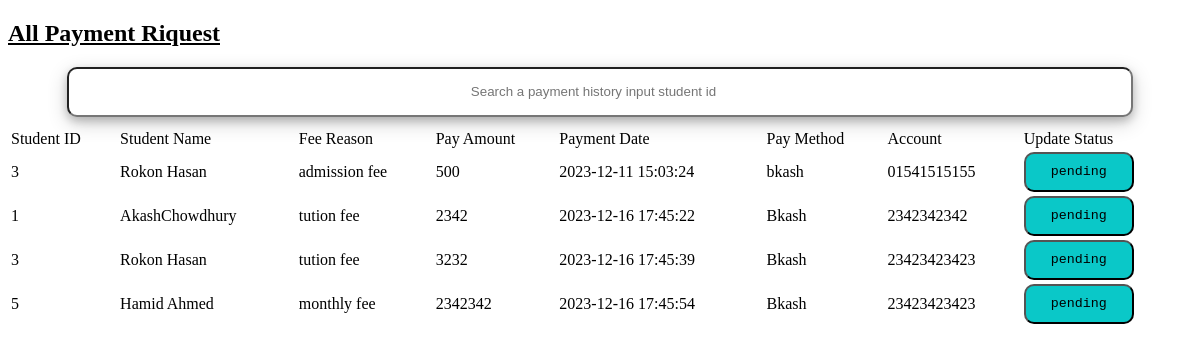
Page /admin/showpayriqu.php on the committed database.
### tables this page shows
CREATE TABLE `payment_history` (
  `voucher_no` int(11) NOT NULL,
  `student_id` int(11) NOT NULL,
  `name` varchar(50) NOT NULL,
  `gmail` varchar(50) NOT NULL,
  `fee_reason` varchar(30) NOT NULL,
  `total_fee` varchar(10) NOT NULL DEFAULT '10000',
  `payment_ammount` int(20) NOT NULL,
  `total_pay` varchar(20) NOT NULL,
  `payment_date` timestamp NOT NULL DEFAULT current_timestamp() ON UPDATE current_timestamp(),
  `payment_methode` varchar(20) NOT NULL,
  `account_no` varchar(20) NOT NULL,
  `current_due` varchar(20) NOT NULL,
  `payment_status` enum('pending','paid','','') NOT NULL DEFAULT 'pending',
  `accepting_date` varchar(100) NOT NULL,
  `accpt_date` varchar(20) NOT NULL,
  `today_collection` int(20) NOT NULL
);

### admin/showpayriqu.php (the view, shortened to what this page needs)
<?php
include "dbConnec.php";
?>
<!DOCTYPE html>
<html lang="en">
<head>
</head>
<body>
   <div class="container">
    <div class="row">
        <div class="col">
            <div class="row">
                <div class="col">
               <u> <h2 class="text-center"> All Payment Riquest </h2> </u>
                </div>
            </div>
            <input type="search" name="search " id="search" class="src" placeholder="Search a payment history input student id">
            <table id="showdata" class="table table-striped">
             <thead class="bg-secondary text-light">
             <tr>
                <td> Student ID</td>
                <td>Student Name</td>
                <td>Fee Reason</td>
                <td>Pay Amount</td>
                <td>Payment Date</td>
                <td>Pay Method</td>
                <td>Account</td>
                <td>Update Status</td>
            </tr>
             </thead>
        <?php
        $payRiqu = $connection->prepare("SELECT * FROM payment_history WHERE payment_status = 'pending'");
        $payRiqu->execute();
        while($row = $payRiqu->fetch(PDO::FETCH_ASSOC)){
        ?>
        <tr>
            <td>
                <?= $row['student_id']?>
            </td>
            <td>
                <?= $row['name']?>
            </td>
            <td>
                <?= $row['fee_reason']?>
            </td>
            <td>
                <?= $row['payment_ammount']?>
            </td>
            <td>
                <?= $row['payment_date']?>
            </td>
            <td>
                <?= $row['payment_methode']?>
            </td>
            <td>
                <?= $row['account_no']?>
            </td>
            <td>
               <button onclick="updating(<?= $row['voucher_no']?>)" class="btn" > <?= $row['payment_status'] ?></button>
            </td>
        </tr>
       <?php } ?>
        </table>
        </div>
    </div>
   </div>
</body>
</html>

### admin/showpayriqu.php (style rules this page uses)
.btn { height: 40px; width: 110px; border-radius: 10px; background-color: rgb(10, 200, 200); color: black; font-family: 'Courier New', Courier, monospace; }
.src { height: 50px; width: 90%; margin-left: 5%; margin-right: 5%; margin-bottom: 10px; border-radius: 10px; box-shadow: 0 4px 8px 0 rgba(0, 0, 0, 0.2), 0 6px 20px 0 rgba(0, 0, 0, 0.19); text-align: center; }
table { width: 100%; }

### rows in the picture
payment_history: student "3", name "Rokon Hasan", fee_reason "admission fee", payment_ammount "500", payment_date "2023-12-11 15:03:24", payment_methode "bkash", account_no "01541515155", payment_status "pending"
payment_history: student "1", name "AkashChowdhury", fee_reason "tution fee", payment_ammount "2342", payment_date "2023-12-16 17:45:22", payment_methode "Bkash", account_no "2342342342", payment_status "pending"
payment_history: student "3", name "Rokon Hasan", fee_reason "tution fee", payment_ammount "3232", payment_date "2023-12-16 17:45:39", payment_methode "Bkash", account_no "23423423423", payment_status "pending"
payment_history: student "5", name "Hamid Ahmed", fee_reason "monthly fee", payment_ammount "2342342", payment_date "2023-12-16 17:45:54", payment_methode "Bkash", account_no "23423423423", payment_status "pending"
